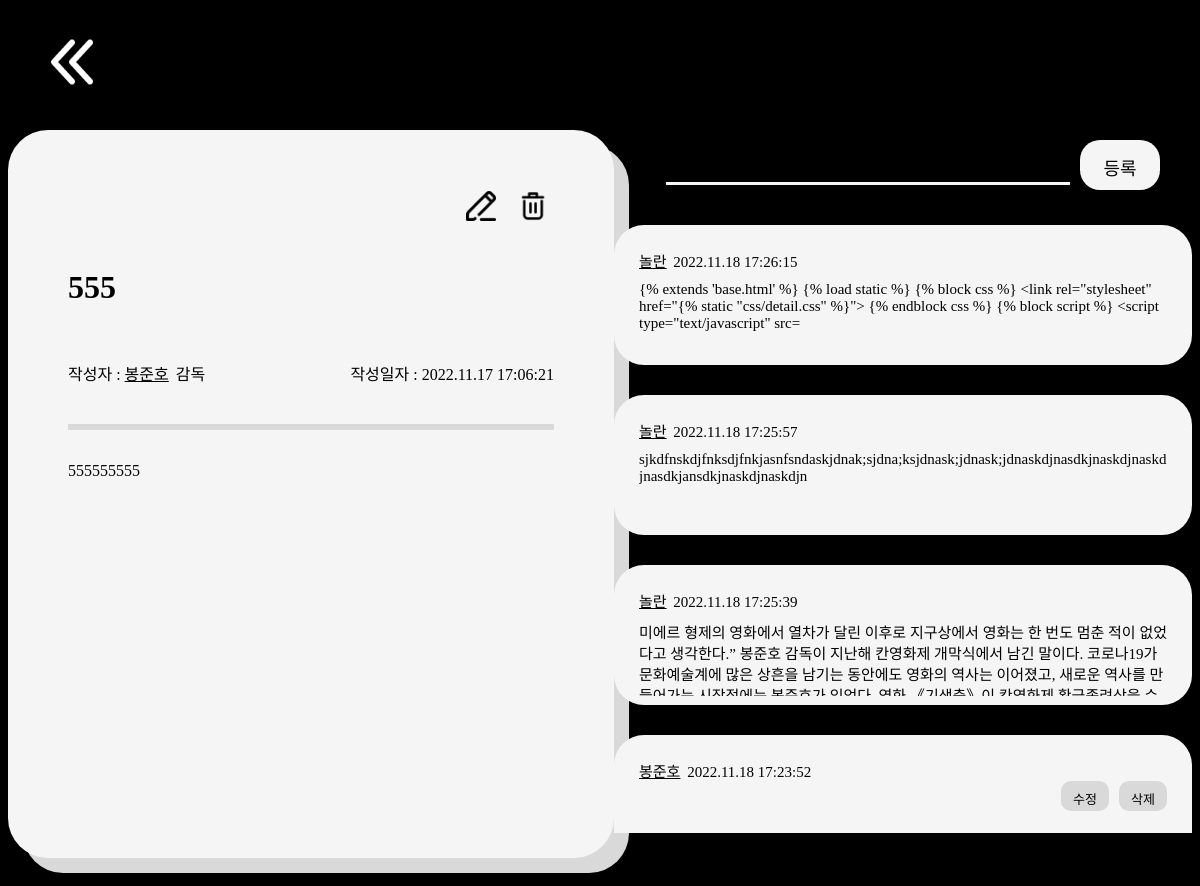
Page /behinds/8/detail/ (signed in) on the earlier database version.
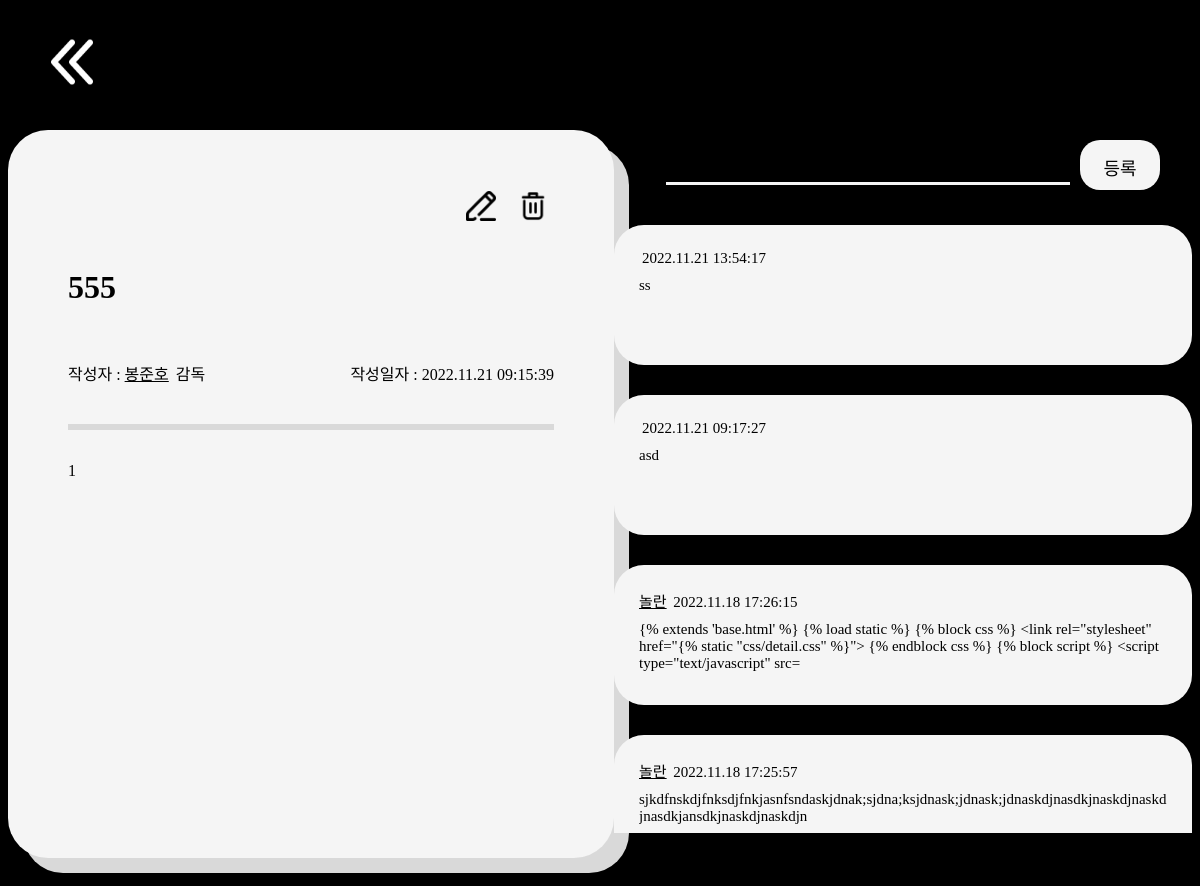
Same page on the later database version.
### behinds/models.py (models this page shows)
class Behind(models.Model):
    user = models.ForeignKey(settings.AUTH_USER_MODEL, on_delete=models.CASCADE)
    title = models.CharField(max_length=50)
    content = models.TextField()
    created_at = models.DateTimeField(auto_now_add=True)
    updated_at = models.DateTimeField(auto_now=True)
    like_user = models.ManyToManyField(settings.AUTH_USER_MODEL, related_name='like_behinds')

class Comment(models.Model):
    user_comment = models.ForeignKey(settings.AUTH_USER_MODEL, on_delete=models.CASCADE)
    content = models.CharField(max_length=200)
    created_at = models.DateTimeField(auto_now_add=True)
    updated_at = models.DateTimeField(auto_now=True)
    behind = models.ForeignKey(Behind, on_delete=models.CASCADE)

### accounts/models.py (models this page shows)
class User(AbstractUser):
    followings = models.ManyToManyField('self', symmetrical=False, related_name='followers', blank=True)
    nickname = models.CharField(max_length=20)
    behind_auth = models.BooleanField(default=False)
    profile_image = models.ImageField(upload_to="image", blank=True)

### behinds/views.py (the view)
# urls.py: path('<int:behind_pk>/detail/', views.detail, name="detail"),
def detail(request, behind_pk):
    if request.user.is_authenticated:
        behind = Behind.objects.get(pk=behind_pk)
        form = CommentForm()
        comments = behind.comment_set.all().order_by('-pk')
        context = {
            'behind': behind,
            'form': form,
            'comments': comments
        }
        return render(request, 'behinds/detail.html', context)
    else:
        return redirect('http://127.0.0.1:8000/')

### behinds/forms.py
class CommentForm(forms.ModelForm):
    content = forms.CharField(
        max_length=200,
        required = True,
        widget=forms.TextInput(attrs={'class': 'form-control'}),
    )
    class Meta:
        model = Comment
        fields = [
        'content',
        ]

### behinds/templates/behinds/detail.html (shortened to what this page needs)
{% extends 'base.html' %}
{% load static %}
{% block css %}
  <link rel="stylesheet" href="{% static "css/detail.css" %}">
{% endblock css %}
{% block content %}
  <a href="{% url 'behinds:index' %}"><img src="{% static "images/back.png" %}" alt="" class="back"></a>
  <div class="detail">
    <div class="detail-box">
      <div class="btn">
        <form action="{% url 'behinds:update' behind.pk %}" method="POST">
          <button type="subimt" class="margin-btn"><img src="{% static "images/pencil.png" %}" alt="" class="img"></button>
        </form>
        <form action="{% url 'behinds:delete' behind.pk %}" method="POST">
          <button type="submit"><img src="{% static "images/delete.png" %}" alt="" class="img"></button>
        </form>
      </div>
      <h1>{{ behind.title }}</h1>
      <div class="info">
        <p>작성자 : <a href="{% url 'mypage:index' behind.user.pk %}" class="nickname">{{ behind.user.username }}</a> 감독</p>
        <p>작성일자 : {{ behind.updated_at | date:"Y.m.d H:i:s" }}</p>
      </div>
      <hr>
      <p>{{ behind.content }}</p>
    </div>
    <div>
      <form action="{% url 'behinds:comment_create' behind.pk %}"  method="POST" class="form">
        {{ form.content }}
        <button type="submit" class="comment-btn">등록</button>
      </form>
      <div class="comments">
        {% for comment in comments %}
          <div class="comment-box">
            <a href="{% url 'mypage:index' comment.user_comment.pk %}" class="nickname">{{ comment.user_comment.nickname }}</a>
            {{ comment.updated_at | date:"Y.m.d H:i:s" }}
            {% if comment.user_comment == user %}
              <div class="btn">
                <form
                  class="update-form update-form{{ comment.pk }}"
                  data-comment-id="{{ comment.pk }}"
                  data-comment-content="{{ comment.content }}"
                  style="display:block;"
                >
                  <button type="submit" class="update-btn">수정</button>
                </form>
                <form action="{% url 'behinds:comment_delete' behind.pk comment.pk %}">
                  <button type="submit" class="update-btn">삭제</button>
                </form>
              </div>
            {% endif %}
            <div class="comment-scroll">
              <span style="word-wrap: break-word;" id="comment-{{ comment.pk }}">{{ comment.content }}</span>
            </div>
          </div>
        {% endfor %}
      </div>
    </div>
  </div>
{% endblock content %}

Differences in the rows shown:
no longer on this page (row unchanged): Comment: user_comment.nickname "놀란", updated_at "2022.11.18 17:25:39", content "미에르 형제의 영화에서 열차가 달린 이후로 지구상에서 영화는 한 번도 멈춘 적이 없었다고 생각한다.” 봉준호 감독이 지난해 칸영화제 개막식에서 남긴 말이다. 코로나19가 문화예술계에 많은 상흔을 남기는 동안에도 영화의 역사는 이어졌고, 새로운 역사를…"
no longer on this page (row unchanged): Comment: user_comment.nickname "봉준호", updated_at "2022.11.18 17:23:52"
changed Behind "봉준호": updated_at "2022.11.17 17:06:21" → "2022.11.21 09:15:39"; content "555555555" → "1"
added Comment: updated_at "2022.11.21 13:54:17", content "ss"
added Comment: updated_at "2022.11.21 09:17:27", content "asd"
